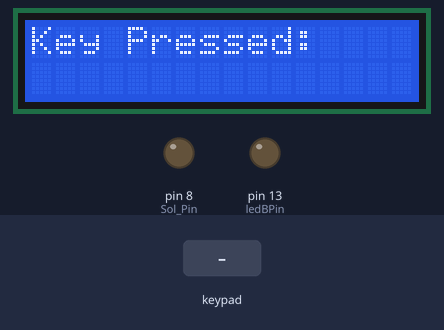
Simulated run of this sketch. Board: Arduino Uno, built with avr-gcc and run on an emulated ATmega328P. On the bench: 16×2 character LCD, output pins drawn as LEDs (lit = HIGH). Inputs (shaded band) come from the test bench. What the sketch prints to the serial monitor is not drawn.

Above: at 3.2 s.
3.3 s: keypad keys 1 2 3 4 # pressed 0.4 s apart
At 6.1 s:
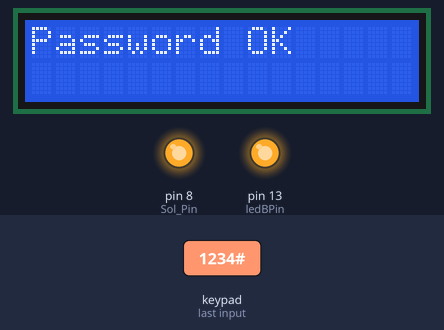
8.3 s: key '*' pressed
At 9.0 s:
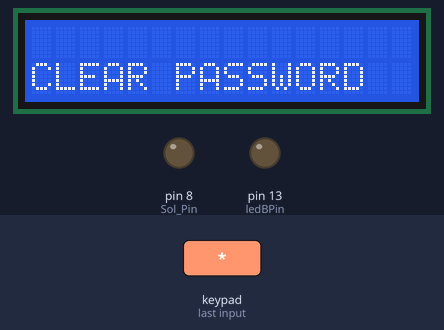
10.8 s: key 'A' pressed
At 11.6 s:
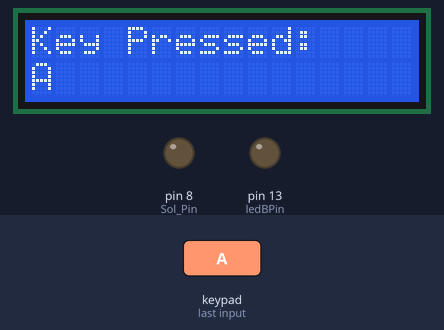
12.3 s: keypad keys 1 2 3 4 D pressed 0.4 s apart
At 15.3 s:
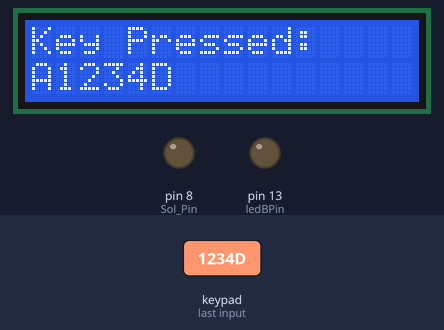
15.8 s: key 'B' pressed
At 16.8 s:
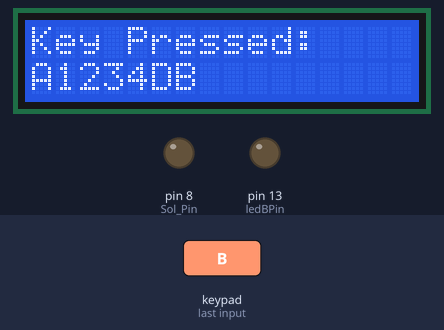
17.3 s: key 'C' pressed
At 18.0 s:
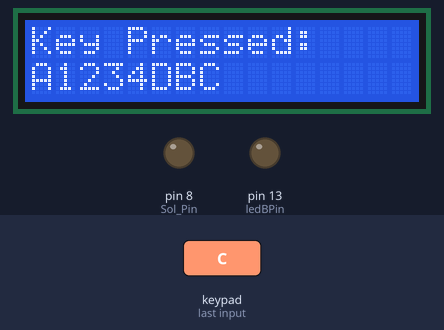
Timing chart, 0 to 19.8 s (numbered marks = the images above; inputs shaded):
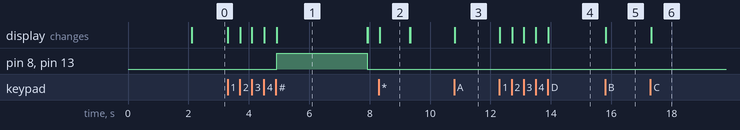

The sketch:

Lab41.ino
```cpp
/* LAB4.1 4x4  */
// https://app.cirkitdesigner.com/project/a2fae946-3597-4420-930b-c4fa3786b62f

#include <Wire.h>
#include <LiquidCrystal_I2C.h>

#include <Keypad.h>

#define ledBPin 13
#define Sol_Pin 8  // Solinoid

LiquidCrystal_I2C lcd(0x27, 16, 2);

const byte ROWS = 4; // Number of rows
const byte COLS = 4; // Number of columns

char keys[ROWS][COLS] = {
  {'1', '2', '3', 'A'},
  {'4', '5', '6', 'B'},
  {'7', '8', '9', 'C'},
  {'*', '0', '#', 'D'}
};


byte rowPins[ROWS] = {12, 11, 10, 9};   // Connect to R1, R2, R3, R4
byte colPins[COLS] = {7, 6, 5, 4};   // Connect to C1, C2, C3, C4

// Create a Keypad object
Keypad keypad = Keypad(makeKeymap(keys), rowPins, colPins, ROWS, COLS);

String input_password = "";

// รหัสผ่าน
const String password_1 = "1234";

void setup() {
    Serial.begin(9600); // Initialize serial communication
    Serial.println("4x4 Keypad Test");
    pinMode(ledBPin,OUTPUT);
    pinMode(Sol_Pin,OUTPUT);

    digitalWrite(ledBPin,0) ;
    digitalWrite(Sol_Pin,0) ;

    lcd.init();
    lcd.backlight();
    lcd.clear();

    lcd.setCursor(0,0);
    lcd.print("4x4 Keypad Test");
    lcd.setCursor(0,1);
    lcd.print("Anuwat");
    delay(2000) ;

    lcd.clear();


}

void loop() {

    lcd.setCursor(0,0);
    lcd.print("Key Pressed:");
    char key = keypad.getKey(); // Get the key pressed
    if (key) { // If a key is pressed
        Serial.print("Key Pressed: ");
        Serial.println(key); // Print the key to the serial monitor

        /* ปุ่ม * == > Clear */
        if (key == '*') {
            input_password = "";
            lcd.clear();
            lcd.setCursor(0,1);
            lcd.print("CLEAR PASSWORD");
            delay(1000);
            lcd.clear();
        }

        else if (key == '#') {
            if (input_password==password_1){
                lcd.clear();
                lcd.print("Password OK");
                Serial.print("Password OK");
                digitalWrite(ledBPin,1) ;
                digitalWrite(Sol_Pin,1) ;
                delay(3000);
                digitalWrite(ledBPin,0) ;
                digitalWrite(Sol_Pin,0) ;

            }
            else {
                lcd.clear();
                lcd.print("Password FAIL");
                delay(3000);
            }
        input_password = "";
        lcd.clear();

        }

        else {
            input_password += key;
            lcd.setCursor(0,1);
            lcd.print(input_password);
        }
    }


}
```

Measured:
- after the input at 3.3 s, pin 8 (Sol_Pin), pin 13 (ledBPin): LOW → HIGH after 1.6 s, → LOW 3.0 s later; the display: first changes at once (image 1 shows a later state)
- after the input at 8.3 s, the display: changes at once (image 2)
- after the input at 10.8 s, the display: changes at once (image 3)
- after the input at 12.3 s, the display: first changes at once (image 4 shows a later state)
- after the input at 15.8 s, the display: changes at once (image 5)
- after the input at 17.3 s, the display: changes at once (image 6)
- what the display in image 1 shows lasts 3.0 s, from 4.9 s to 7.9 s
